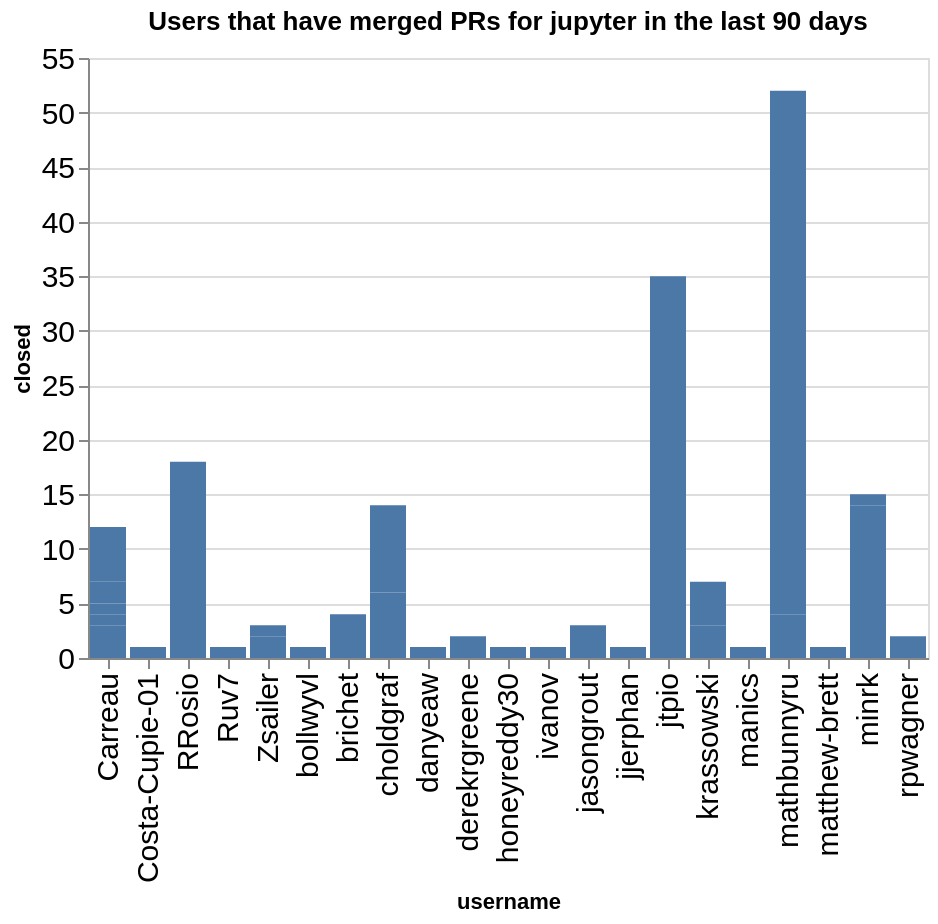

The notebook cell saved with this chart:
### Code cell
charts = []
title = f"Users that have merged PRs for {github_org} in the last {n_days} days"
ch = alt.Chart(data=closed_by_repo.replace(np.nan, 0), title=title).mark_bar().encode(
    x='username',
    y='closed',
)
ch

### Figure 1 — Vega-Lite specification as saved in the notebook (floating-point values rounded to 4 significant figures)
{"config": {"axisLeft": {"labelFontSize": 15}, "axisBottom": {"labelFontSize": 15}}, "data": {"name": "data-80efae283a6463e80d16f83c0c05e793"}, "mark": {"type": "bar"}, "encoding": {"x": {"field": "username", "type": "nominal"}, "y": {"field": "closed", "type": "quantitative"}}, "title": "Users that have merged PRs for jupyter in the last 90 days", "$schema": "https://vega.github.io/schema/vega-lite/v5.20.1.json", "datasets": {"data-80efae283a6463e80d16f83c0c05e793": [{"name": "cookiecutter-docker-stacks", "username": "mathbunnyru", "closed": 4}, {"name": "docker-stacks", "username": "jjerphan", "closed": 1}, {"name": "docker-stacks", "username": "manics", "closed": 1}, {"name": "docker-stacks", "username": "mathbunnyru", "closed": 48}, {"name": "enhancement-proposals", "username": "Zsailer", "closed": 1}, {"name": "governance", "username": "Zsailer", "closed": 1}, {"name": "governance", "username": "choldgraf", "closed": 6}, {"name": "governance", "username": "jasongrout", "closed": 3}, {"name": "governance", "username": "krassowski", "closed": 1}, {"name": "jupyter", "username": "choldgraf", "closed": 4}, {"name": "jupyter", "username": "derekrgreene", "closed": 2}, {"name": "jupyter", "username": "ivanov", "closed": 1}, {"name": "jupyter.github.io", "username": "Ruv7", "closed": 1}, {"name": "jupyter.github.io", "username": "choldgraf", "closed": 4}, {"name": "jupyter.github.io", "username": "krassowski", "closed": 2}, {"name": "jupyter.github.io", "username": "rpwagner", "closed": 1}, {"name": "jupyter_client", "username": "minrk", "closed": 1}, {"name": "jupyter_core", "username": "Carreau", "closed": 3}, {"name": "jupyter_core", "username": "minrk", "closed": 13}, {"name": "jupyter_events", "username": "Carreau", "closed": 1}, {"name": "kernels-team-compass", "username": "Zsailer", "closed": 1}, {"name": "nbclassic", "username": "RRosio", "closed": 18}, {"name": "nbclassic", "username": "danyeaw", "closed": 1}, {"name": "nbclassic", "username": "matthew-brett", "closed": 1}, {"name": "nbconvert", "username": "minrk", "closed": 1}, {"name": "nbdime", "username": "Costa-Cupie-01", "closed": 1}, {"name": "nbformat", "username": "Carreau", "closed": 1}, {"name": "nbgrader", "username": "brichet", "closed": 4}, {"name": "nbviewer", "username": "bollwyvl", "closed": 1}, {"name": "notebook", "username": "honeyreddy30", "closed": 1}, {"name": "notebook", "username": "jtpio", "closed": 35}, {"name": "notebook", "username": "krassowski", "closed": 4}, {"name": "notebook_shim", "username": "Carreau", "closed": 2}, {"name": "security", "username": "Carreau", "closed": 4}, {"name": "security", "username": "rpwagner", "closed": 1}, {"name": "testpath", "username": "Carreau", "closed": 1}]}}
